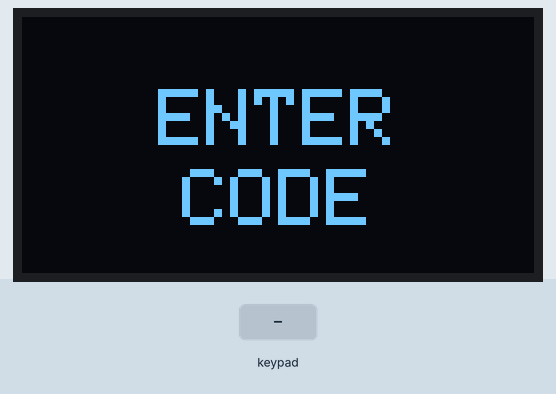
Simulated run of this sketch. Board: Arduino Uno, built with avr-gcc and run on an emulated ATmega328P. On the bench: 128×64 one-colour display. The inputs (shaded band) are chosen by the test bench.

Above: at 1.2 s.
1.3 s: keypad keys 2 3 4 5 # pressed 0.4 s apart
At 3.9 s:
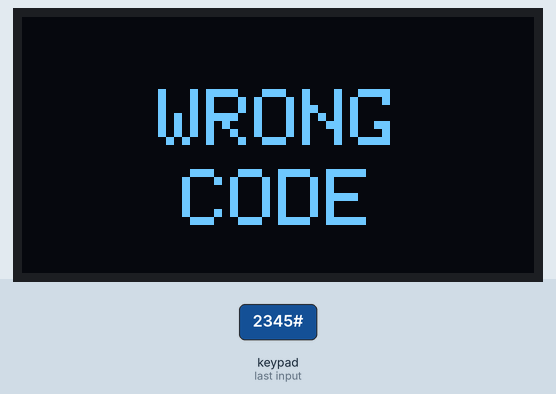
4.8 s: key '#' pressed
7.8 s: keypad keys 2 3 4 5 * pressed 0.4 s apart
At 8.03 s:
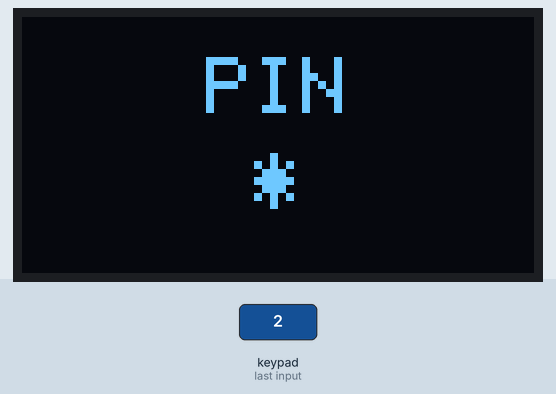
11.3 s: key '1' pressed
12.8 s: key '2' pressed
At 13.6 s:
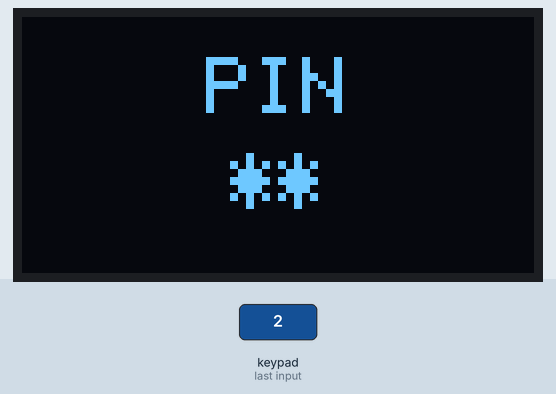
Timing chart, 0 to 15.3 s (numbered marks = the images above; inputs shaded):
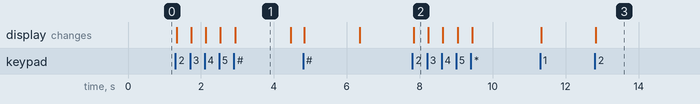

The sketch:

KeyPadProject-Type1.ino
```cpp
#include <Wire.h>
#include <Adafruit_GFX.h>
#include <Adafruit_SSD1306.h>
#include <Keypad.h>

// -------- OLED --------
#define SCREEN_WIDTH 128
#define SCREEN_HEIGHT 64
Adafruit_SSD1306 display(SCREEN_WIDTH, SCREEN_HEIGHT, &Wire, -1);

// -------- Keypad --------
const byte ROWS = 4;
const byte COLS = 4;

char keys[ROWS][COLS] = {
  {'1','2','3','A'},
  {'4','5','6','B'},
  {'7','8','9','C'},
  {'*','0','#','D'}
};

byte rowPins[ROWS] = {2, 3, 4, 5};
byte colPins[COLS] = {6, 7, 8, 9};

Keypad keypad = Keypad(makeKeymap(keys), rowPins, colPins, ROWS, COLS);

// -------- Logic --------
String correctCode = "67";
String inputCode = "";

void setup() {
  display.begin(SSD1306_SWITCHCAPVCC, 0x3C);
  showEnterCode();
}

void loop() {
  char key = keypad.getKey();

  if (key) {
    if (key == '*') {
      inputCode = "";
      showEnterCode();
    }
    else if (key == '#') {
      if (inputCode == correctCode) {
        showDoorOpened();
      } else {
        showWrongCode();
      }
      inputCode = "";
    }
    else {
      inputCode += key;
      showStars();
    }
  }
}

// -------- Display Helpers --------
void drawCenteredText(const char* text, int y) {
  int16_t x1, y1;
  uint16_t w, h;
  display.getTextBounds(text, 0, 0, &x1, &y1, &w, &h);
  display.setCursor((SCREEN_WIDTH - w) / 2, y);
  display.print(text);
}

void showEnterCode() {
  display.clearDisplay();
  display.setTextSize(2);
  display.setTextColor(WHITE);

  drawCenteredText("ENTER", 18);
  drawCenteredText("CODE", 38);

  display.display();
}

void showWrongCode() {
  display.clearDisplay();
  display.setTextSize(2);

  drawCenteredText("WRONG", 18);
  drawCenteredText("CODE", 38);

  display.display();
  delay(1500);
  showEnterCode();
}

void showDoorOpened() {
  display.clearDisplay();
  display.setTextSize(2);

  drawCenteredText("DOOR", 18);
  drawCenteredText("OPENED", 38);

  display.display();
  delay(2000);
  showEnterCode();
}

void showStars() {
  display.clearDisplay();
  display.setTextSize(2);

  drawCenteredText("PIN", 10);

  String stars = "";
  for (int i = 0; i < inputCode.length(); i++) {
    stars += "*";
  }

  int16_t x1, y1;
  uint16_t w, h;
  display.getTextBounds(stars.c_str(), 0, 0, &x1, &y1, &w, &h);
  display.setCursor((SCREEN_WIDTH - w) / 2, 34);
  display.print(stars);

  display.display();
}
```

Measured:
- after the input at 1.3 s, the display: first changes at once (image 1 shows a later state)
- after the input at 7.8 s, the display: changes at once (image 2)
- after the input at 12.8 s, the display: changes at once (image 3)
- what the display in image 1 shows lasts 1.6 s, from 2.9 s to 4.5 s
